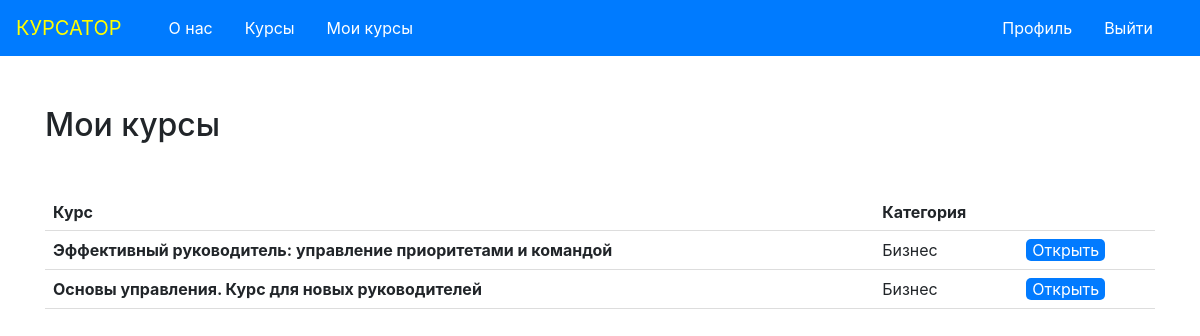
Screenshot of /courses/bob/ (signed in) with the database file from the repository.
### courses/models.py (models this page shows, shortened)
class Course(models.Model):
    title = models.CharField(max_length=200)
    author = models.CharField(max_length=100)
    category = models.CharField(max_length=50, default='Общая')
    short_description = models.TextField()
    full_description = models.TextField()
    content = models.TextField(null=True)
    users = models.ManyToManyField(User, related_name='courses', blank=True)

### courses/views.py (the view)
# urls.py: path('courses/<str:username>/', user_courses, name='user_courses'),
@login_required
def user_courses(request, username):
    if request.user.username != username:
        return redirect('all_courses')
    user = get_object_or_404(User, username=username)
    user_courses = user.courses.all()
    return render(request, 'courses/user_courses.html', {'courses': user_courses})

### courses/templates/courses/user_courses.html (shortened to what this page needs)
{% extends "courses/menu.html" %}
    {% block content %}
        <h2 style="margin-bottom: 50px; margin-top: 50px;">Мои курсы</h2>
        {% if courses %}
            <body>
                <table>
                    <thead>
                        <tr>
                            <th>Курс</th>
                            <th>Категория</th>
                            <th></th>
                        </tr>
                    </thead>
                <tbody>
                {% for course in courses %}
                    <tr>
                        <td><b>{{ course.title }}</b></td>
                        <td>{{ course.category }}</td>
                        <td><button onclick="location.href='{% url 'course_page' course_id=course.id %}'"
                                    style="background-color: #027bff; color: white;
                                    border: 0px; border-radius: 5px;">Открыть</button></td>
                    </tr>
                {% endfor %}
                </tbody>
                </table>
            </body>
        {% else %}
            <p>Вы еще не начали ни один курс.</p>
        {% endif %}
    {% endblock %}

### courses/templates/courses/user_courses.html (style rules this page uses)
table { width: 100%; border-collapse: collapse; }
th, td { border-bottom: 1px solid #ddd; padding: 8px; text-align: left; }
th { background-color: white; font-weight: bold; }
tr:nth-child(even) { background-color: white; }

### rows the page displays
Course: title "Эффективный руководитель: управление приоритетами и командой", category "Бизнес"
Course: title "Основы управления. Курс для новых руководителей", category "Бизнес"
